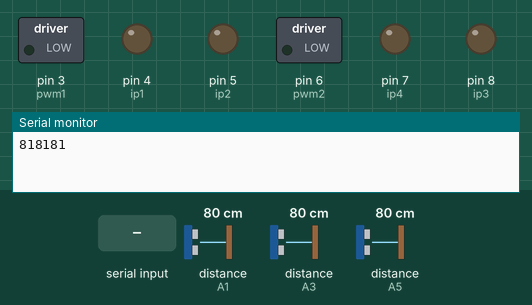
Recording of a sketch running on a simulated Arduino Uno, built with avr-gcc and run on an emulated ATmega328P. Parts: switched loads named in the sketch (green lamp = pin HIGH), output pins drawn as LEDs (lit = HIGH), the last lines printed to the serial monitor. The test bench sets the inputs (shaded band); at power-on: distance to the obstacle (sensors on A1, A3, A5) 80 cm.

Above: at 1.2 s.
1.3 s: byte 1 (1) received over Serial
At 1.42 s:
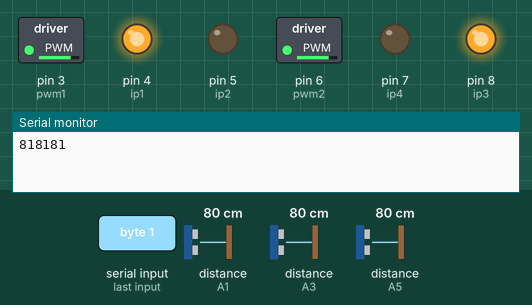
3.0 s: byte 3 (3) received over Serial
At 3.21 s:
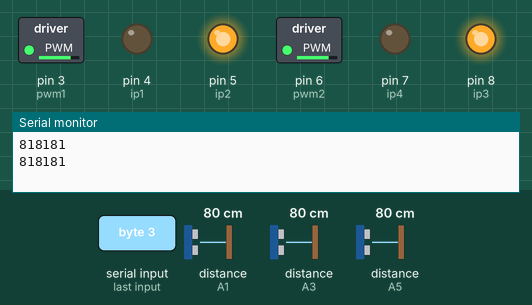
4.9 s: byte 2 (2) received over Serial
At 5.11 s:
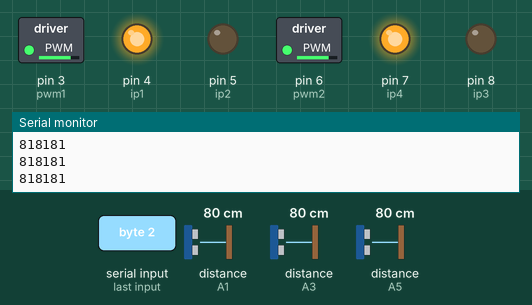
Timing chart, 0 to 7.9 s (numbered marks = the images above; inputs shaded):
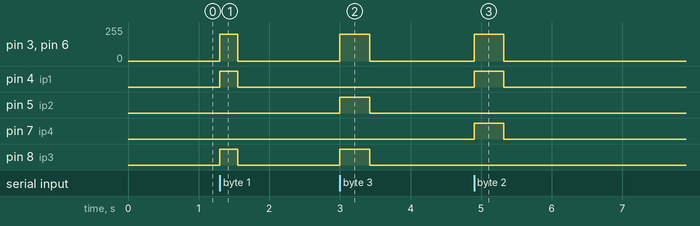

The sketch:

first_step1.ino
```cpp
#include <NewPing.h>

NewPing sonar1(A0, A1, 100);
NewPing sonar2(A2, A3, 100);
NewPing sonar3(A4, A5, 100);

int dis1,dis2,dis3;
int i;

//Motor A
const int ip1  = 4;    // Pin 15 of L293D IC
const int ip2  = 5;
const int pwm1 = 3;
// Pin 10 of L293D IC
//Motor B
const int ip3  = 8;   // Pin  7 of L293D IC
const int ip4  = 7;
const int pwm2  = 6;// Pin  2 of L293D IC
int val=200;
int val2=200;

void distance()
{
  dis1=sonar1.ping_cm();
  dis2=sonar2.ping_cm();
  dis3=sonar3.ping_cm();

}

void left()
{

      analogWrite(pwm1,val);
      digitalWrite(ip1,HIGH);
      analogWrite(pwm2,val);
      digitalWrite(ip2,LOW);
      digitalWrite(ip3,LOW);
      digitalWrite(ip4,HIGH);
}
void right()
{

      analogWrite(pwm2,val);
      digitalWrite(ip1,LOW);
      analogWrite(pwm1,val);
      digitalWrite(ip2,HIGH);

      digitalWrite(ip3,HIGH);
      digitalWrite(ip4,LOW);
}
void forward()
{
      digitalWrite(ip1,HIGH);
      analogWrite(pwm1,val);

      analogWrite(pwm2,val2);
      digitalWrite(ip2,LOW);

      digitalWrite(ip3,HIGH);
      digitalWrite(ip4,LOW);
}
void stoop()
{

      digitalWrite(ip1,LOW);
      digitalWrite(ip2,LOW);
      digitalWrite(ip3,LOW);
      digitalWrite(ip4,LOW);
      analogWrite(pwm1, 0);
      analogWrite(pwm2, 0);
}
void setup()
{
    pinMode(ip1, OUTPUT);
    pinMode(ip2, OUTPUT);
    pinMode(ip3, OUTPUT);
    pinMode(ip4, OUTPUT);
    pinMode(pwm1, OUTPUT);
    pinMode(pwm2, OUTPUT);
    Serial.begin(9600);

}

void loop()
{

    distance();
    Serial.print(dis1);
    Serial.print(dis2);
    Serial.println(dis3);
    while (!Serial.available())
    {}
    if(Serial.available() > 0)
    {
      i=Serial.read();
    }
    switch(i)
    {
      case 1:
      forward();
      delay(250);

      stoop();
      delay(100);
      break;
      case 3: right();
      delay(420);
      stoop();
      delay(100);
      break;
      case 2: left();
      delay(420);
      stoop();
      delay(100);
      break;
      default: stoop();
    }
  }
```

Measured:
- after the input at 1.3 s, pin 3 (pwm1), pin 6 (pwm2): 0/255 → 200/255 at once, → 0/255 0.25 s later; pin 4 (ip1), pin 8 (ip3): LOW → HIGH at once, → LOW 0.25 s later
- after the input at 3.0 s, pin 3 (pwm1), pin 6 (pwm2): 0/255 → 200/255 at once, → 0/255 0.42 s later; pin 5 (ip2), pin 8 (ip3): LOW → HIGH at once, → LOW 0.42 s later
- after the input at 4.9 s, pin 3 (pwm1), pin 6 (pwm2): 0/255 → 200/255 at once, → 0/255 0.42 s later; pin 4 (ip1), pin 7 (ip4): LOW → HIGH at once, → LOW 0.42 s later
